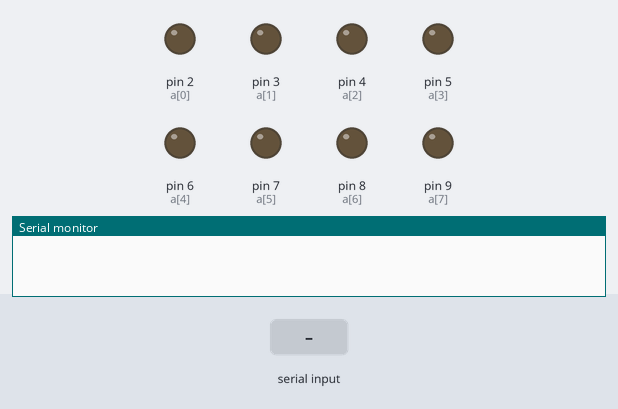
The sketch below on a simulated Arduino Uno, built with avr-gcc and run on an emulated ATmega328P. Shown: output pins drawn as LEDs (lit = HIGH), the last lines printed to the serial monitor. The inputs (shaded band) are chosen by the test bench.

Above: at 1.2 s.
1.3 s: "90,45\n" received over Serial
At 2.1 s:
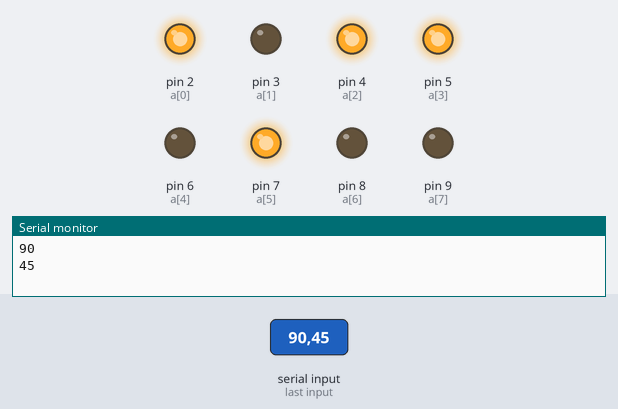
3.8 s: "30,150\n" received over Serial
At 4.3 s:
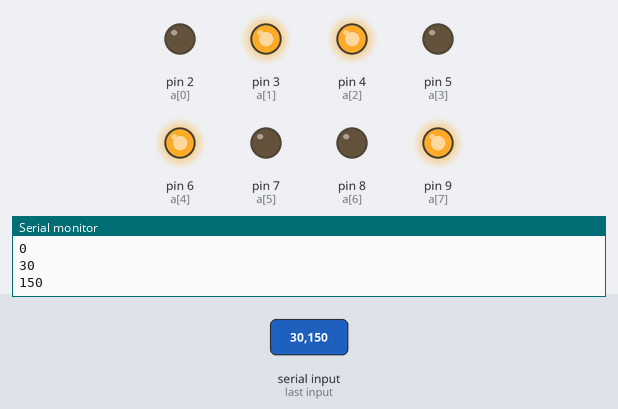
6.3 s: "5\n" received over Serial
At 7.1 s:
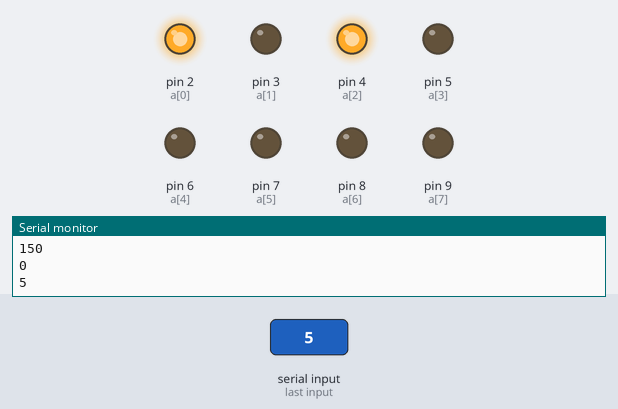
8.8 s: "200\n" received over Serial
At 9.2 s:
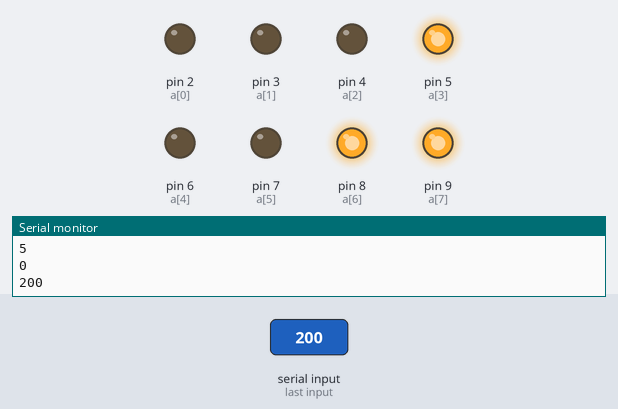
Timing chart, 0 to 11.8 s (numbered marks = the images above; inputs shaded):
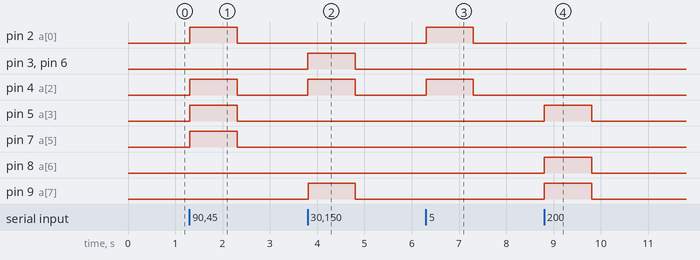

Measured:
- after the input at 1.3 s, pin 2 (a[0]), pin 4 (a[2]), pin 5 (a[3]), pin 7 (a[5]): LOW → HIGH at once, → LOW 1.0 s later
- after the input at 3.8 s, pin 3 (a[1]), pin 4 (a[2]), pin 6 (a[4]), pin 9 (a[7]): LOW → HIGH at once, → LOW 1.0 s later
- after the input at 6.3 s, pin 2 (a[0]), pin 4 (a[2]): LOW → HIGH at once, → LOW 1.0 s later
- after the input at 8.8 s, pin 5 (a[3]), pin 8 (a[6]), pin 9 (a[7]): LOW → HIGH at once, → LOW 1.0 s later

The sketch:

Serial_LED255.ino
```cpp
byte a[8] = {2, 3, 4, 5, 6, 7, 8, 9};
byte val = 0x00;
void setup() {
  Serial.begin(9600);
  for (byte i = 0; i < 8; i++)
    pinMode(a[i], OUTPUT);
  for (int i = 0; i < 8; i++)
    digitalWrite(a[i], val & (0x01<<i));
}

void loop() {
  if(Serial.available()){
   val = Serial.parseInt();
   Serial.println(val);
   for (int i = 0; i < 8; i++)
     digitalWrite(a[i], val & (0x01<<i));
  }
}
```
